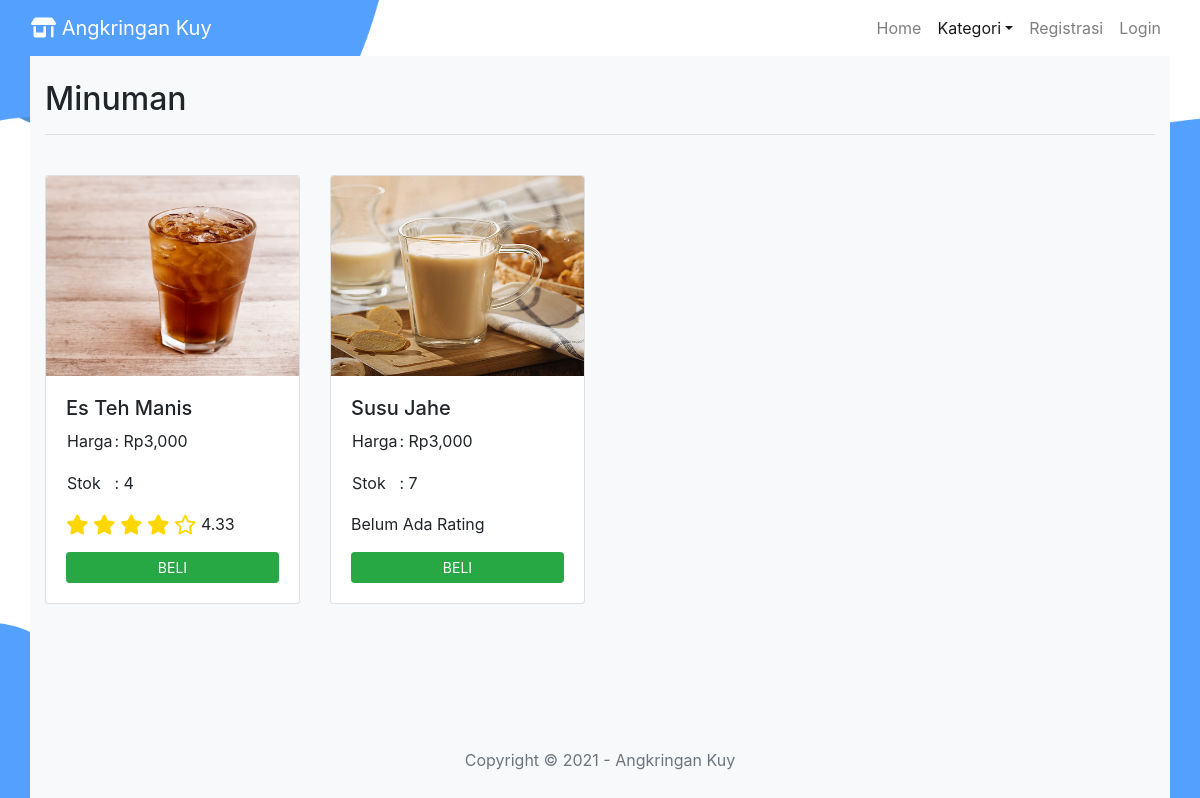
/minuman.php, run on the app's committed database.
### tables this page shows
CREATE TABLE `tb_menu` (
  `id_produk` int(11) NOT NULL,
  `nama_produk` varchar(20) NOT NULL,
  `kategori` varchar(7) NOT NULL,
  `harga_produk` int(5) NOT NULL,
  `jumlah_produk` int(2) NOT NULL,
  `foto_produk` varchar(20) NOT NULL,
  `rating_produk` float NOT NULL
);

### function.php (called while the page is built, shortened)
<?php
$conn = mysqli_connect("localhost", "root", "", "db_angkringankuy");
function query($query)
{
    global $conn;
    $result = mysqli_query($conn, $query);
    $rows = [];
    while ($row = mysqli_fetch_assoc($result)) {
        $rows[] = $row;
    }
    return $rows;
}

### minuman.php (the view, shortened to what this page needs)
<?php
require 'function.php';
$menu = query("SELECT * FROM tb_menu WHERE kategori='Minuman' ORDER BY nama_produk  ");
?>
<!doctype html>
<html lang="en">
<head>
    <link rel="stylesheet" href="https://stackpath.bootstrapcdn.com/bootstrap/4.5.2/css/bootstrap.min.css">
    <link rel="stylesheet" type="text/css" href="css/style.css">
</head>
<body id="page-top">
    <header>
        <nav class="navbar navbar-expand-lg navbar-light bg-transparent" id="MainNav">
            <div class="container-fluid">
                <a class="navbar-brand" href="index.php" style="color : white;">
                    <i class="fas fa-store-alt"></i>
                    Angkringan Kuy
                </a>
                <div class="collapse navbar-collapse" id="navbarNav">
                    <ul class="navbar-nav ml-auto">
                        <li class="nav-item">
                            <a class="nav-link js-scroll-trigger" href="index.php">Home</span></a>
                        </li>
                        <li class="nav-item dropdown active">
                          <a class="nav-link dropdown-toggle" id="navbarDropdown" role="button" data-toggle="dropdown" href="">Kategori</a>
                        </li>
                        <?php
                        if(!isset($_SESSION['level'])) {
                            ?>
                        <li class="nav-item">
                            <a class="nav-link js-scroll-trigger" href="registrasi.php">Registrasi</a>
                        </li>
                        <li class="nav-item">
                            <a class="nav-link js-scroll-trigger" href="login.php">Login</a>
                        </li>
                        <?php } ?>
                    </ul>
                </div>
            </div>
        </nav>
    </header>
    <div class="container bg-light">
        <br>
        <h2>Minuman</h2>
        <hr>
        <div class="row">
                <?php foreach ($menu as $row) :
                    $id = $row["id_produk"];
                    $pilih_stok = mysqli_query($conn, "SELECT jumlah_produk as stok from tb_menu WHERE id_produk = $id");
                    $cek_pilih_stok = mysqli_fetch_array($pilih_stok);
                    $stok_produk= $cek_pilih_stok['stok'];
                ?>
                <div class="col-md-3">
                    <br>
                    <div class="card">
                        <img src="gambar/<?= $row["foto_produk"]; ?>" height="200" width="75" class="card-img-top" alt="...">
                        <div class="card-body">
                            <h5><?= $row["nama_produk"]; ?></h5>
                            <table>
                                <tr>
                                    <td>
                                        <p>Harga</p>
                                    </td>
                                    <td>
                                        <p>: Rp<?= number_format($row["harga_produk"]);?></p>
                                    </td>
                                </tr>
                                <tr>
                                    <td>
                                        <p>Stok</p>
                                    </td>
                                    <td>
                                        <p>: <?=$row["jumlah_produk"]?></p>
                                    </td>
                                </tr>
                            </table>
                            <?php if ($row["rating_produk"] == 0) {?>
                                <p>Belum Ada Rating</p>
                            <?php } else {?>
                                    <?php $rating=$row["rating_produk"];?>
                                    <?php $rating=(int)$rating; ?>
                                    <?php if ($rating == "1") {?>
                                        <i class="fas fa-star fa-lg" style="color: gold;"></i>
                                        <i class="far fa-star fa-lg" style="color: gold;"></i>
                                        <i class="far fa-star fa-lg" style="color: gold;"></i>
                                        <i class="far fa-star fa-lg" style="color: gold;"></i>
                                        <i class="far fa-star fa-lg" style="color: gold;"></i>
                                        <?=$row["rating_produk"];?>
                                        <p></p>
                                    <?php } elseif ($rating == "4"){?>
                                        <i class="fas fa-star fa-lg" style="color: gold;"></i>
                                        <i class="fas fa-star fa-lg" style="color: gold;"></i>
                                        <i class="fas fa-star fa-lg" style="color: gold;"></i>
                                        <i class="fas fa-star fa-lg" style="color: gold;"></i>
                                        <i class="far fa-star fa-lg" style="color: gold;"></i>
                                        <?=$row["rating_produk"];?>
                                    <?php } ?>
                            <?php } ?>                        <?php if ($stok_produk == 0) {?>
                            <a class="btn btn-sm-secondary btn-sm btn-block" disabled>STOK HABIS</a>
                            <?php } else {?>
                            <a href="beli.php?id_produk=<?=$row["id_produk"];?>" class="btn btn-success btn-sm btn-block ">BELI</a>
                            <?php } ?>
                        </div>
                    </div>
                </div>
            <?php endforeach; ?>
        </div>
        <br><br><br><br>
        <footer class="py-5">
            <div class="medium text-center text-muted">Copyright &copy; 2021 - Angkringan Kuy</div>
        </footer>
    </div>
</body>
</html>

### css/style.css (style rules this page uses)
body { background-image: linear-gradient(rgba(0,0,0,0),rgba(0,0,0,0)), url(../gambar/bg.png); background-size: cover; background-attachment: fixed; }

### data on the page
tb_menu: shows a picture, nama_produk "Es Teh Manis", harga_produk "3,000", jumlah_produk "4", rating_produk "4.33"
tb_menu: shows a picture, nama_produk "Susu Jahe", harga_produk "3,000", jumlah_produk "7", rating_produk "Belum Ada Rating"
